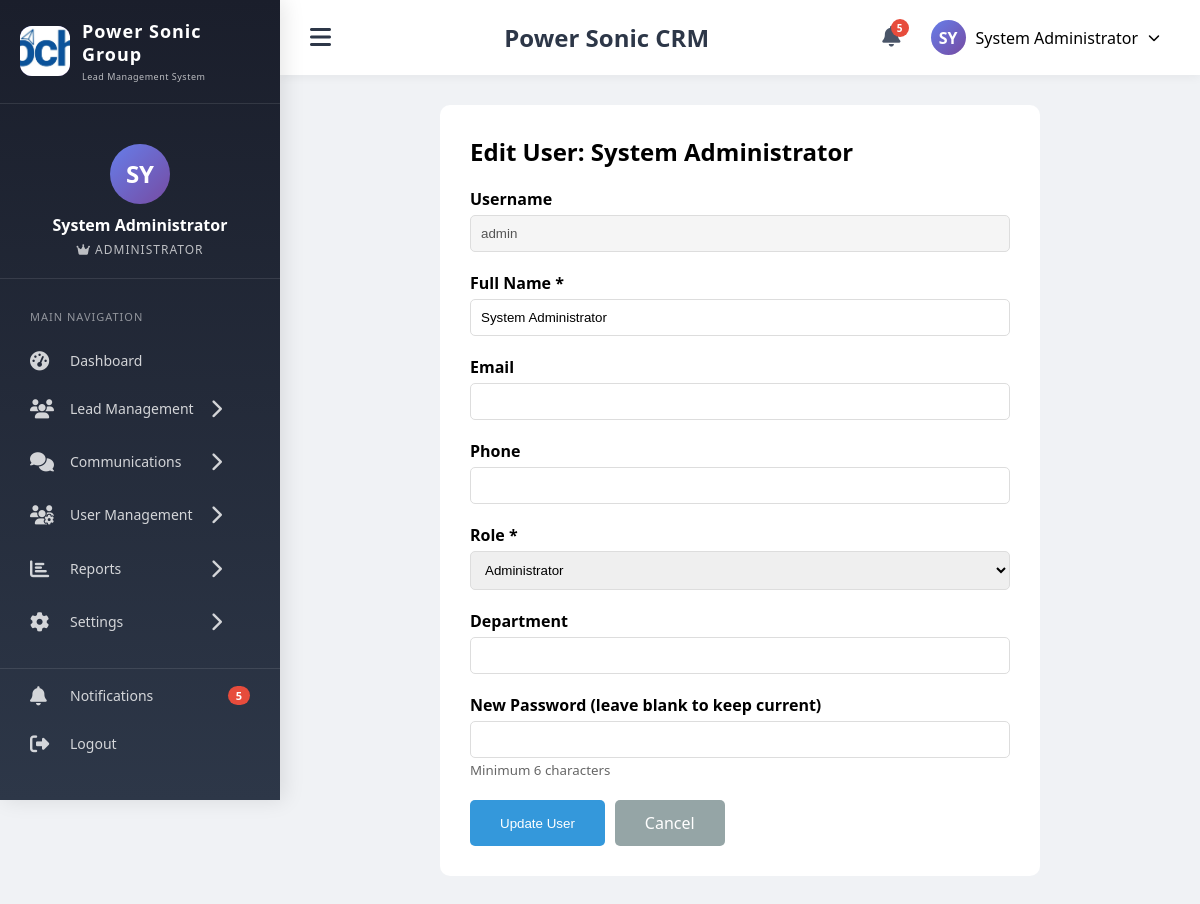
Page /edit_user.php?id=1 (signed in) on the committed database.
### tables this page shows
CREATE TABLE `company_settings` (
  `id` int(11) NOT NULL,
  `company_name` varchar(200) NOT NULL DEFAULT 'Power Sonic',
  `company_logo` varchar(500) DEFAULT NULL,
  `company_favicon` varchar(500) DEFAULT NULL,
  `company_email` varchar(100) DEFAULT NULL,
  `company_phone` varchar(50) DEFAULT NULL,
  `company_mobile` varchar(50) DEFAULT NULL,
  `company_address` text DEFAULT NULL,
  `company_city` varchar(100) DEFAULT NULL,
  `company_state` varchar(100) DEFAULT NULL,
  `company_country` varchar(100) DEFAULT 'Bangladesh',
  `company_postal_code` varchar(20) DEFAULT NULL,
  `company_website` varchar(200) DEFAULT NULL,
  `company_business_hours` text DEFAULT NULL,
  `company_social_facebook` varchar(255) DEFAULT NULL,
  `company_social_linkedin` varchar(255) DEFAULT NULL,
  `company_social_twitter` varchar(255) DEFAULT NULL,
  `company_social_instagram` varchar(255) DEFAULT NULL,
  `company_registration_no` varchar(100) DEFAULT NULL,
  `company_tax_id` varchar(100) DEFAULT NULL,
  `company_bin_no` varchar(100) DEFAULT NULL,
  `bank_name` varchar(200) DEFAULT NULL,
  `bank_account_name` varchar(200) DEFAULT NULL,
  `bank_account_number` varchar(100) DEFAULT NULL,
  `bank_routing_number` varchar(50) DEFAULT NULL,
  `footer_text` varchar(500) DEFAULT NULL,
  `invoice_prefix` varchar(20) DEFAULT 'INV',
  `currency_symbol` varchar(10) DEFAULT 'BDT',
  `date_format` varchar(20) DEFAULT 'Y-m-d',
  `timezone` varchar(50) DEFAULT 'Asia/Dhaka',
  `created_at` timestamp NOT NULL DEFAULT current_timestamp(),
  `updated_at` timestamp NOT NULL DEFAULT current_timestamp() ON UPDATE current_timestamp()
);

CREATE TABLE `users` (
  `id` int(11) NOT NULL,
  `username` varchar(50) NOT NULL,
  `password` varchar(255) NOT NULL,
  `full_name` varchar(100) NOT NULL,
  `email` varchar(100) DEFAULT NULL,
  `role` enum('admin','field_agent') NOT NULL,
  `status` enum('active','inactive','suspended') DEFAULT 'active',
  `last_login` datetime DEFAULT NULL,
  `last_ip` varchar(45) DEFAULT NULL,
  `profile_image` varchar(255) DEFAULT NULL,
  `phone` varchar(20) DEFAULT NULL,
  `department` varchar(100) DEFAULT NULL,
  `join_date` date DEFAULT NULL,
  `created_at` timestamp NOT NULL DEFAULT current_timestamp()
);

### config.php (called while the page is built, shortened)
<?php
function isAdmin() {
    return isset($_SESSION['role']) && $_SESSION['role'] === 'admin';
}
?>

### edit_user.php (the view, shortened to what this page needs)
<?php
require_once 'config.php';
require_once 'includes/header.php';
$user_id = $_GET['id'] ?? 0;
$stmt = $pdo->prepare("SELECT * FROM users WHERE id = ?");
$stmt->execute([$user_id]);
$user = $stmt->fetch();
?>
<div style="max-width: 600px; margin: 0 auto; background: white; border-radius: 10px; padding: 30px;">
    <h2 style="margin-bottom: 20px;">Edit User: <?php echo htmlspecialchars($user['full_name']); ?></h2>
    <form method="POST">
        <div style="margin-bottom: 20px;">
            <label style="display: block; margin-bottom: 5px; font-weight: 600;">Username</label>
            <input type="text" value="<?php echo htmlspecialchars($user['username']); ?>" disabled
                   style="width: 100%; padding: 10px; background: #f5f5f5; border: 1px solid #ddd; border-radius: 5px;">
        </div>
        <div style="margin-bottom: 20px;">
            <label style="display: block; margin-bottom: 5px; font-weight: 600;">Full Name *</label>
            <input type="text" name="full_name" required value="<?php echo htmlspecialchars($user['full_name']); ?>"
                   style="width: 100%; padding: 10px; border: 1px solid #ddd; border-radius: 5px;">
        </div>
        <div style="margin-bottom: 20px;">
            <label style="display: block; margin-bottom: 5px; font-weight: 600;">Email</label>
            <input type="email" name="email" value="<?php echo htmlspecialchars($user['email']); ?>"
                   style="width: 100%; padding: 10px; border: 1px solid #ddd; border-radius: 5px;">
        </div>
        <div style="margin-bottom: 20px;">
            <label style="display: block; margin-bottom: 5px; font-weight: 600;">Phone</label>
            <input type="text" name="phone" value="<?php echo htmlspecialchars($user['phone']); ?>"
                   style="width: 100%; padding: 10px; border: 1px solid #ddd; border-radius: 5px;">
        </div>
        <div style="margin-bottom: 20px;">
            <label style="display: block; margin-bottom: 5px; font-weight: 600;">Role *</label>
            <select name="role" required style="width: 100%; padding: 10px; border: 1px solid #ddd; border-radius: 5px;">
                <option value="admin" <?php echo $user['role'] == 'admin' ? 'selected' : ''; ?>>Administrator</option>
            </select>
        </div>
        <div style="margin-bottom: 20px;">
            <label style="display: block; margin-bottom: 5px; font-weight: 600;">Department</label>
            <input type="text" name="department" value="<?php echo htmlspecialchars($user['department']); ?>"
                   style="width: 100%; padding: 10px; border: 1px solid #ddd; border-radius: 5px;">
        </div>
        <div style="margin-bottom: 20px;">
            <label style="display: block; margin-bottom: 5px; font-weight: 600;">New Password (leave blank to keep current)</label>
            <input type="password" name="password"
                   style="width: 100%; padding: 10px; border: 1px solid #ddd; border-radius: 5px;">
            <small style="color: #666;">Minimum 6 characters</small>
        </div>
        <div style="display: flex; gap: 10px;">
            <button type="submit" style="background: #3498db; color: white; padding: 12px 30px; border: none; border-radius: 5px; cursor: pointer;">
                Update User
            </button>
            <a href="manage_users.php" style="background: #95a5a6; color: white; padding: 12px 30px; text-decoration: none; border-radius: 5px;">
                Cancel
            </a>
        </div>
    </form>
</div>
<?php require_once 'includes/footer.php'; ob_end_flush(); ?>

### includes/header.php (shortened to what this page needs)
<?php
$stmt = $pdo->query("SELECT company_name, company_logo, company_favicon FROM company_settings LIMIT 1");
$company_settings = $stmt->fetch();
$notif_count = 0;
if (isLoggedIn() && isset($pdo)) {
    $stmt = $pdo->prepare("SELECT COUNT(*) FROM notifications WHERE user_id = ? AND is_read = 0");
    $stmt->execute([$_SESSION['user_id']]);
    $notif_count = $stmt->fetchColumn();
}
$current_page = basename($_SERVER['PHP_SELF']);
?>
<!DOCTYPE html>
<html lang="en">
<head>
    <link rel="stylesheet" href="https://cdnjs.cloudflare.com/ajax/libs/font-awesome/6.4.0/css/all.min.css">
</head>
<body>
    <div class="crm-wrapper">
        <div class="sidebar" id="sidebar">
            <div class="sidebar-header">
                <div class="logo-container">
                    <?php if(!empty($company_settings['company_logo']) && file_exists($company_settings['company_logo'])): ?>
                        <div class="logo-img">
                            <img src="<?php echo $company_settings['company_logo']; ?>" alt="Company Logo">
                        </div>
                    <?php else: ?>
                        <div class="logo-icon">
                            <i class="fas fa-bolt"></i>
                        </div>
                    <?php endif; ?>
                    <div class="logo-text">
                        <h3><?php echo htmlspecialchars($company_settings['company_name']); ?></h3>
                        <div class="company-tagline">Lead Management System</div>
                    </div>
                </div>
            </div>
            <div class="user-profile">
                <div class="avatar">
                    <?php echo strtoupper(substr($_SESSION['full_name'] ?? 'U', 0, 2)); ?>
                </div>
                <div class="user-name"><?php echo $_SESSION['full_name'] ?? 'User'; ?></div>
                <div class="user-role">
                    <i class="fas <?php echo isAdmin() ? 'fa-crown' : 'fa-user-check'; ?>"></i>
                    <?php
                    $role_display = isAdmin() ? 'Administrator' : (isFieldAgent() ? 'Field Agent' : 'User');
                    echo $role_display;
                    ?>
                </div>
            </div>
            <div class="menu-section">
                <div class="menu-section-title">MAIN NAVIGATION</div>
                <a href="<?php echo isAdmin() ? 'dashboard.php' : 'agent_dashboard.php'; ?>" class="menu-item <?php echo ($current_page == 'dashboard.php' || $current_page == 'agent_dashboard.php') ? 'active' : ''; ?>">
                    <i class="fas fa-tachometer-alt"></i>
                    <span class="menu-text">Dashboard</span>
                </a>
                <div class="menu-item has-submenu" onclick="toggleSubmenu(this)">
                    <i class="fas fa-users"></i>
                    <span class="menu-text">Lead Management</span>
                    <i class="fas fa-chevron-right toggle-icon"></i>
                </div>
                <div class="menu-item has-submenu" onclick="toggleSubmenu(this)">
                    <i class="fas fa-comments"></i>
                    <span class="menu-text">Communications</span>
                    <i class="fas fa-chevron-right toggle-icon"></i>
                </div>
                <?php if(isAdmin()): ?>
                <div class="menu-item has-submenu" onclick="toggleSubmenu(this)">
                    <i class="fas fa-users-cog"></i>
                    <span class="menu-text">User Management</span>
                    <i class="fas fa-chevron-right toggle-icon"></i>
                </div>
                <?php endif; ?>
                <?php if(isAdmin()): ?>
                <div class="menu-item has-submenu" onclick="toggleSubmenu(this)">
                    <i class="fas fa-chart-bar"></i>
                    <span class="menu-text">Reports</span>
                    <i class="fas fa-chevron-right toggle-icon"></i>
                </div>
                <?php endif; ?>
                <div class="menu-item has-submenu" onclick="toggleSubmenu(this)">
                    <i class="fas fa-cog"></i>
                    <span class="menu-text">Settings</span>
                    <i class="fas fa-chevron-right toggle-icon"></i>
                </div>
            </div>
            <div class="menu-section" style="margin-top: auto; border-top: 1px solid rgba(255,255,255,0.1);">
                <a href="notifications.php" class="menu-item <?php echo $current_page == 'notifications.php' ? 'active' : ''; ?>">
                    <i class="fas fa-bell"></i>
                    <span class="menu-text">Notifications</span>
                    <?php if($notif_count > 0): ?>
                    <span class="menu-badge"><?php echo $notif_count; ?></span>
                    <?php endif; ?>
                </a>
                <a href="logout.php" class="menu-item">
                    <i class="fas fa-sign-out-alt"></i>
                    <span class="menu-text">Logout</span>
                </a>
            </div>
        </div>
        <div class="main-content" id="mainContent">
            <div class="top-nav">
                <button class="toggle-sidebar" onclick="toggleSidebar()">
                    <i class="fas fa-bars"></i>
                </button>
                <div class="page-title">
                    <?php
                    $page_titles = [
                        'dashboard.php' => 'Admin Dashboard',
                        'agent_dashboard.php' => 'Field Agent Dashboard',
                        'add_lead.php' => 'Add New Lead',
                        'view_leads.php' => 'Lead Management',
                        'view_lead.php' => 'Lead Details',
                        'edit_lead.php' => 'Edit Lead',
                        'agent_reports.php' => 'Performance Reports',
                        'notifications.php' => 'Notifications',
                        'profile.php' => 'My Profile',
                        'change_password.php' => 'Change Password',
                        'manage_users.php' => 'User Management',
                        'add_user.php' => 'Add New User',
                        'user_activity.php' => 'User Activity Log'
                    ];
                    echo $page_titles[$current_page] ?? 'Power Sonic CRM';
                    ?>
                </div>
                <div class="top-nav-right">
                    <div class="notification-icon" onclick="window.location.href='notifications.php'">
                        <i class="fas fa-bell"></i>
                        <?php if($notif_count > 0): ?>
                        <span class="notification-badge"><?php echo $notif_count; ?></span>
                        <?php endif; ?>
                    </div>
                    <div class="user-menu" onclick="window.location.href='profile.php'">
                        <div class="user-avatar-small">
                            <?php echo strtoupper(substr($_SESSION['full_name'] ?? 'U', 0, 2)); ?>
                        </div>
                        <span><?php echo $_SESSION['full_name'] ?? 'User'; ?></span>
                        <i class="fas fa-chevron-down" style="font-size: 12px;"></i>
                    </div>
                </div>
            </div>
            <div class="content-area">

### rows in the picture
company_settings: company_logo (picture), company_name "Power Sonic Group"
users: full_name "System Administrator", username "admin", role "Administrator"

### other values in the picture
substr($_SESSION['full_name'] ?? 'U', 0, 2) "SY"
$_SESSION['full_name'] "System Administrator"
$role_display "ADMINISTRATOR"
$notif_count "5"
$page_titles[$current_page] "Power Sonic CRM"
